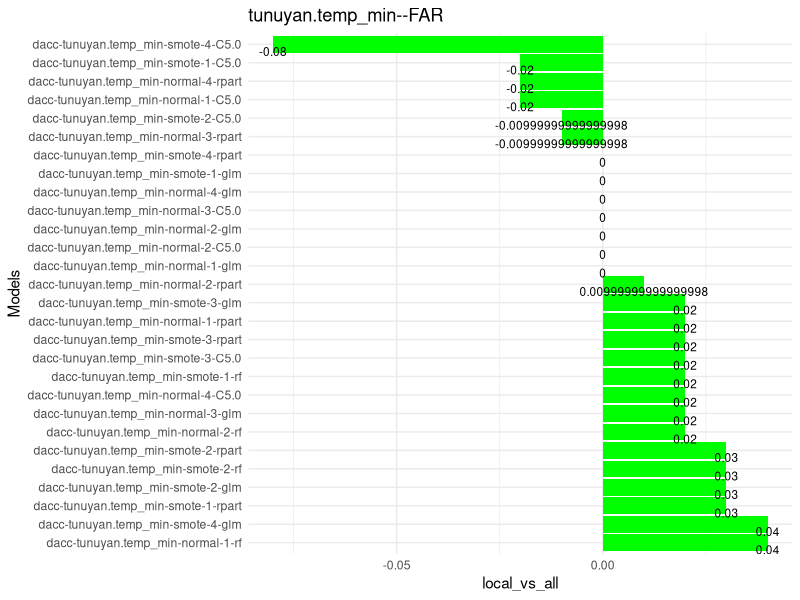
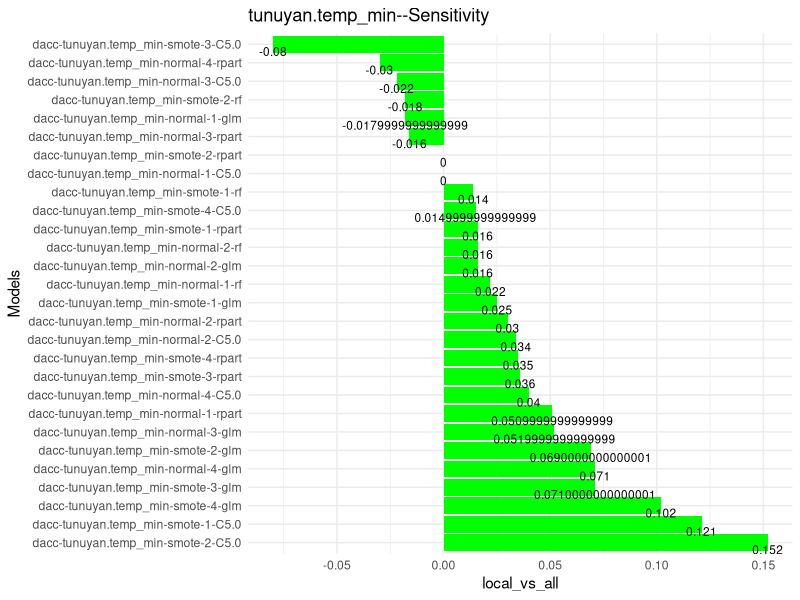
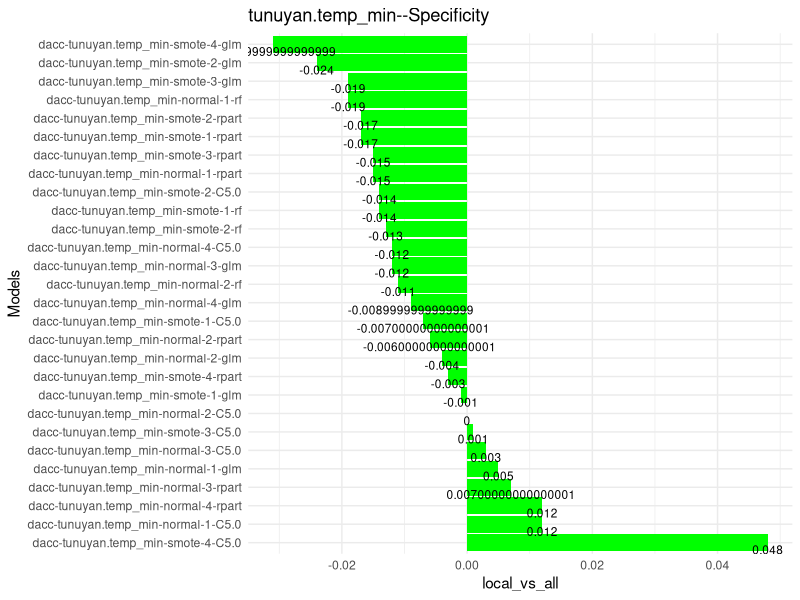
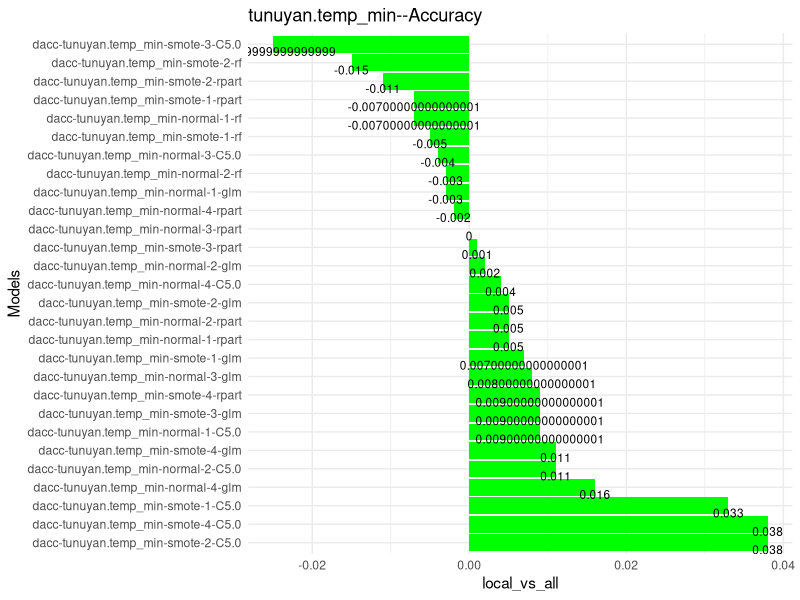
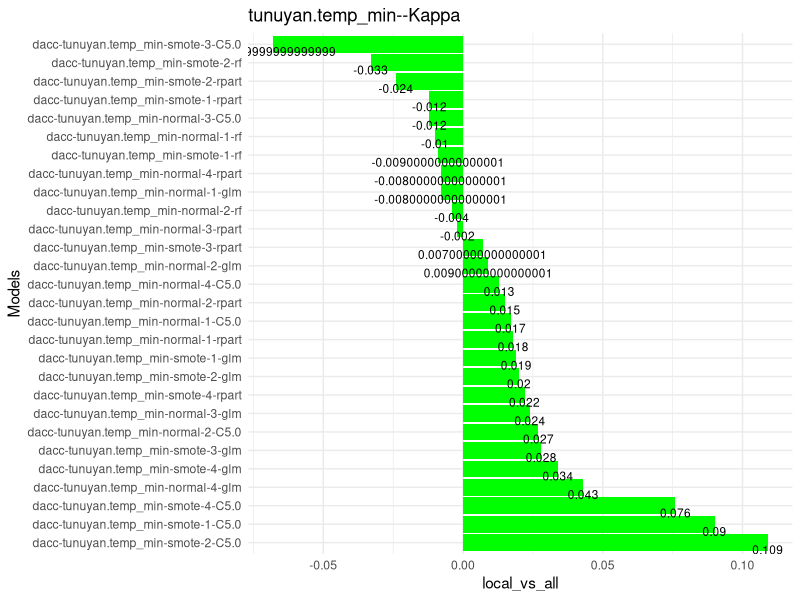
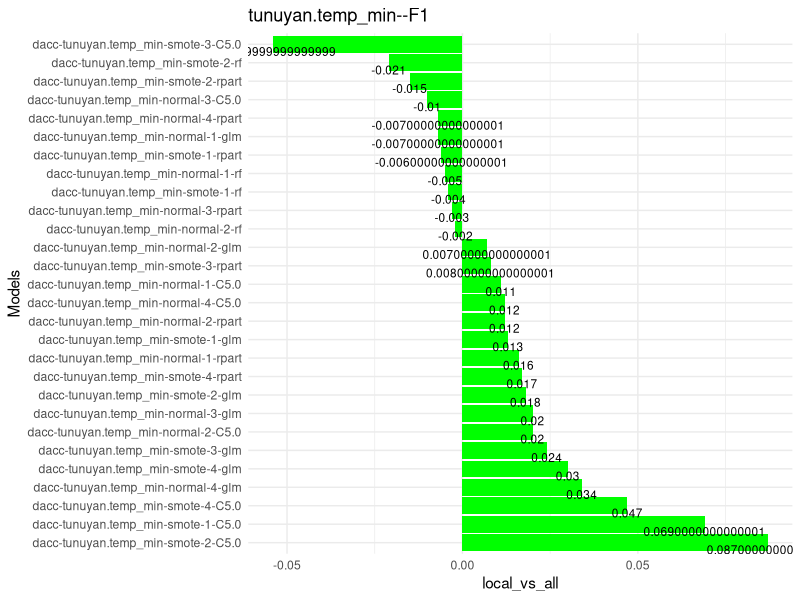
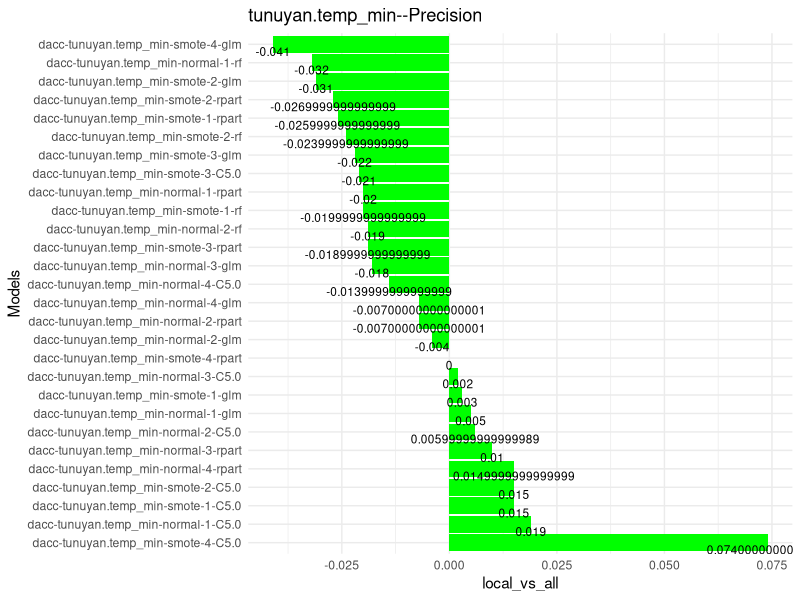
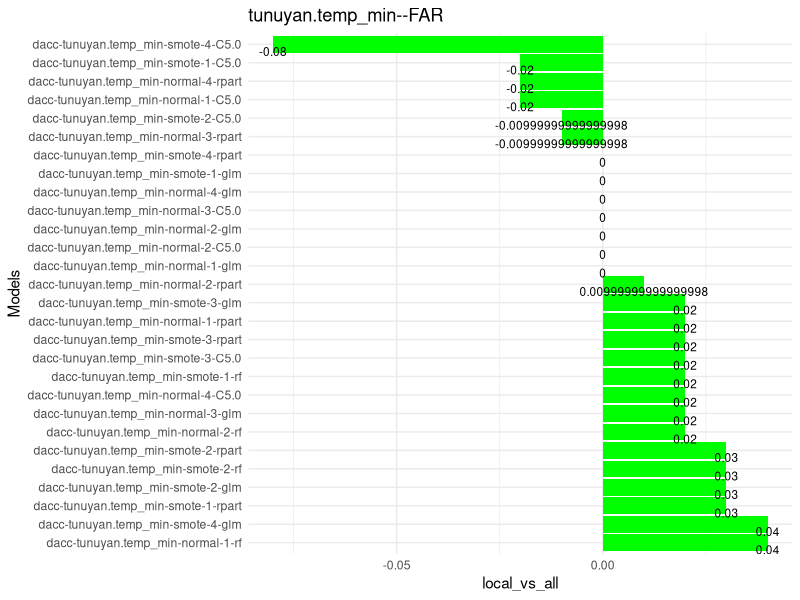

The R source for these figures, in order: (Note: a time limit stopped this script after it produced the figures.)
## ---- chunk 1
library(readr)
library(ggplot2)
library(dplyr)
library(tidyr)
library(lazyeval)

dataset <- read_csv("classification-results.csv")
dataset[,8:ncol(dataset)] <- round(dataset[,8:ncol(dataset)],digits = 3)
## ---- chunk 2
print(unique(dataset$var))
## ---- chunk 3
ESTACION <- "junin.temp_min"
DATASET <- "dacc"
ALGORITMO <- "glm"

stations <- dataset$var
algoritmos <- dataset$alg
metrics <- c("FAR","Sensitivity","Specificity","Accuracy","Kappa","F1","Precision")
## ---- chunk 4
df <- dataset %>%
  unite(dataset, 
        col=label,c("dataset","var","config.train","config.vars","T","alg"),
        sep = "-",remove=FALSE) %>% 
  select(label,dataset,var,config.train,config.vars,T,alg,FAR,Sensitivity,Specificity,Accuracy,Kappa,F1,Precision) 
## ---- chunk 5
df %>%
  select(dataset,var,config.train,config.vars,T,alg,FAR) %>%
  filter(dataset == DATASET & var == ESTACION ) %>% # & alg=="glm" & T == 1 ) %>%
  group_by(dataset,var,config.train,T,alg) %>% 
  arrange(dataset,var,config.train,T,alg,desc(config.vars)) %>% 
  mutate(local_vs_all = lag(FAR) - FAR)
## ---- chunk 6
mutate_call_ <- function(df, col1, col2, new_col_name) {
  mutate_call = lazyeval::interp(~ lag(a) - b, a = as.name(col1), b = as.name(col2))
 df %>% mutate_(.dots = setNames(list(mutate_call), new_col_name))
}
## ---- chunk 7
plot_local_vs_all <- function(df,m,s)
{
  df1 <- df %>%
    select(dataset,var,config.train,config.vars,T,alg,m) %>%
    filter(dataset == DATASET & var == s ) %>% # & alg=="glm" & T == 1 ) %>%
    group_by(dataset,var,config.train,T,alg) %>% 
    arrange(dataset,var,config.train,T,alg,desc(config.vars)) %>% 
    mutate_call_(m, m, "local_vs_all") %>% 
    filter(!is.na(local_vs_all))  %>%
    unite(col=label,c("dataset","var","config.train","T","alg"),
          sep = "-",remove=FALSE) 
  
  
  p <- ggplot(data=df1, aes(x= reorder(label,-local_vs_all), y=local_vs_all)) +
          geom_bar(stat="identity",fill="green")+ 
          geom_text(aes(label=local_vs_all), vjust=1.3, color="black", size=3) + 
          coord_flip()+
          theme_minimal() +
          labs(x = "Models",title=paste(s,m,sep="--"))
  print(p)
  return(p)
}
## ---- chunk 8
#filtro <- 
for(s in stations)
{
  for(m in metrics){
    plot_local_vs_all(df,m,s)
  }
}
